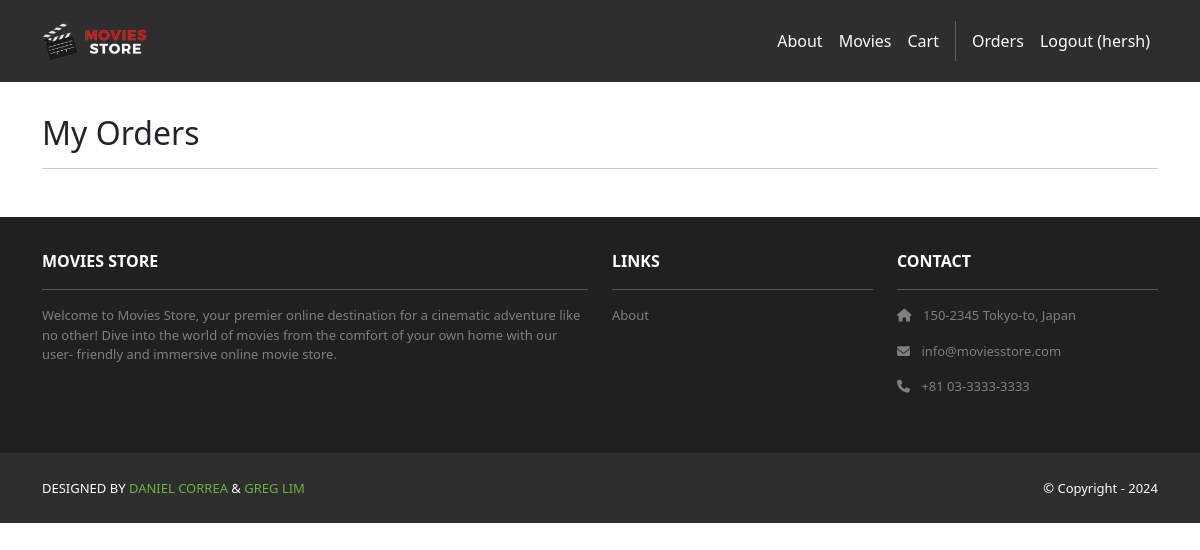
The page /accounts/orders/ (signed in) on the database as committed earlier.
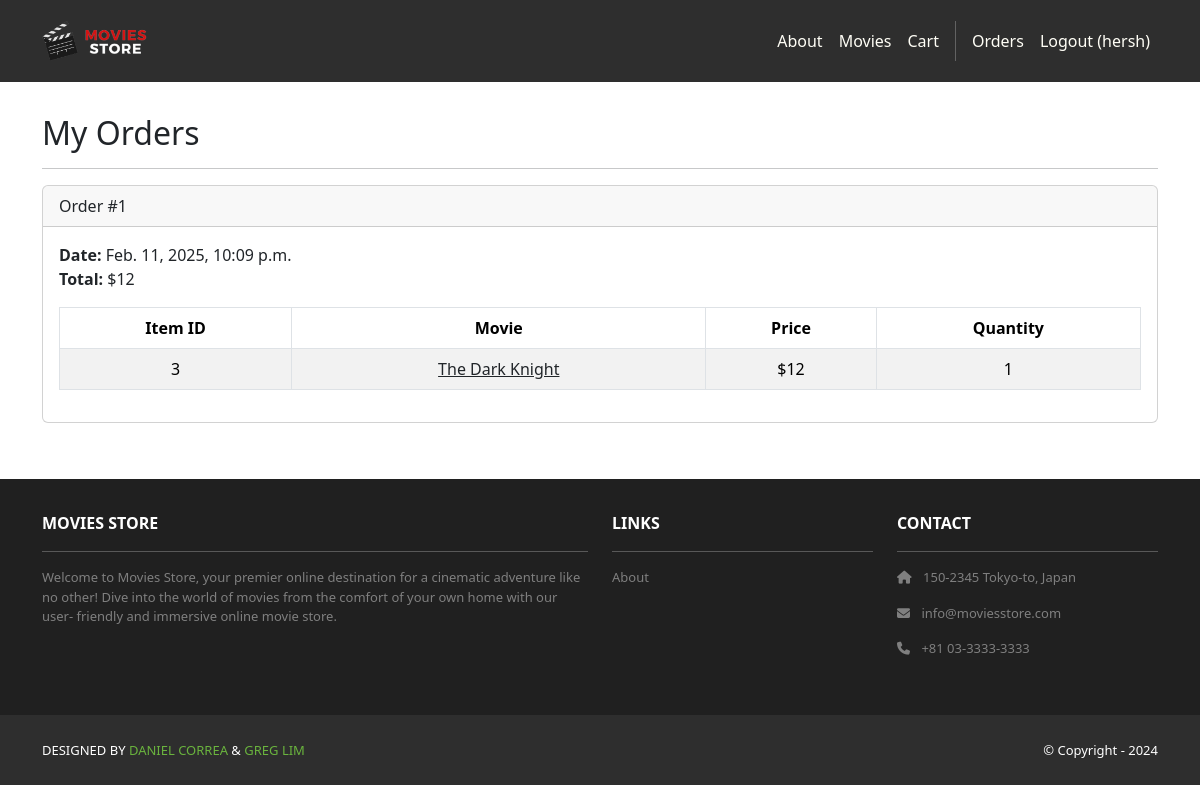
The same page on the database as committed later.
### cart/models.py (models this page shows, shortened)
class Order(models.Model):
    id = models.AutoField(primary_key=True)
    total = models.IntegerField()
    date = models.DateTimeField(auto_now_add=True)
    user = models.ForeignKey(User,
        on_delete=models.CASCADE)

class Item(models.Model):
    id = models.AutoField(primary_key=True)
    price = models.IntegerField()
    quantity = models.IntegerField()
    order = models.ForeignKey(Order,
        on_delete=models.CASCADE)
    movie = models.ForeignKey(Movie,
        on_delete=models.CASCADE)

### movies/models.py (models this page shows, shortened)
class Movie(models.Model):
    id = models.AutoField(primary_key=True)
    name = models.CharField(max_length=255)
    price = models.IntegerField()
    description = models.TextField()
    image = models.ImageField(upload_to='movie_images/')

### accounts/views.py (the view)
# urls.py: path('orders/', views.orders, name='accounts.orders'),
@login_required
def orders(request):
    template_data = {}
    template_data['title'] = 'Orders'
    template_data['orders'] = request.user.order_set.all()
    return render(request, 'accounts/orders.html',
        {'template_data': template_data})

### accounts/templates/accounts/orders.html
{% extends 'base.html' %}
{% block content %}
<div class="p-3">
  <div class="container">
    <div class="row mt-3">
      <div class="col mx-auto mb-3">
        <h2>My Orders</h2>
        <hr />
        {% for order in template_data.orders %}
        <div class="card mb-4">
          <div class="card-header">
            Order #{{ order.id }}
          </div>
          <div class="card-body">
            <b>Date:</b> {{ order.date }}<br />
            <b>Total:</b> ${{ order.total }}<br />
            <table class="table table-bordered
              table-striped text-center mt-3">
              <thead>
                <tr>
                  <th scope="col">Item ID</th>
                  <th scope="col">Movie</th>
                  <th scope="col">Price</th>
                  <th scope="col">Quantity</th>
                </tr>
              </thead>
              <tbody>
                {% for item in order.item_set.all %}
                <tr>
                  <td>{{ item.movie.id }}</td>
                  <td>
                    <a class="link-dark"
                      href="{% url 'movies.show'
                      id=item.movie.id %}">
                      {{ item.movie.name }}
                    </a>
                  </td>
                  <td>${{ item.movie.price }}</td>
                  <td>{{ item.quantity }}</td>
                </tr>
                {% endfor %}
              </tbody>
            </table>
          </div>
        </div>
        {% endfor %}
      </div>
    </div>
  </div>
</div>
{% endblock content %}

Rows that differ between the two databases and show on the page:
added Order: id "1", date "Feb. 11, 2025, 10:09 p.m.", total "12"
added Item: movie.id "3", movie.name "The Dark Knight", movie.price "12", quantity "1"
